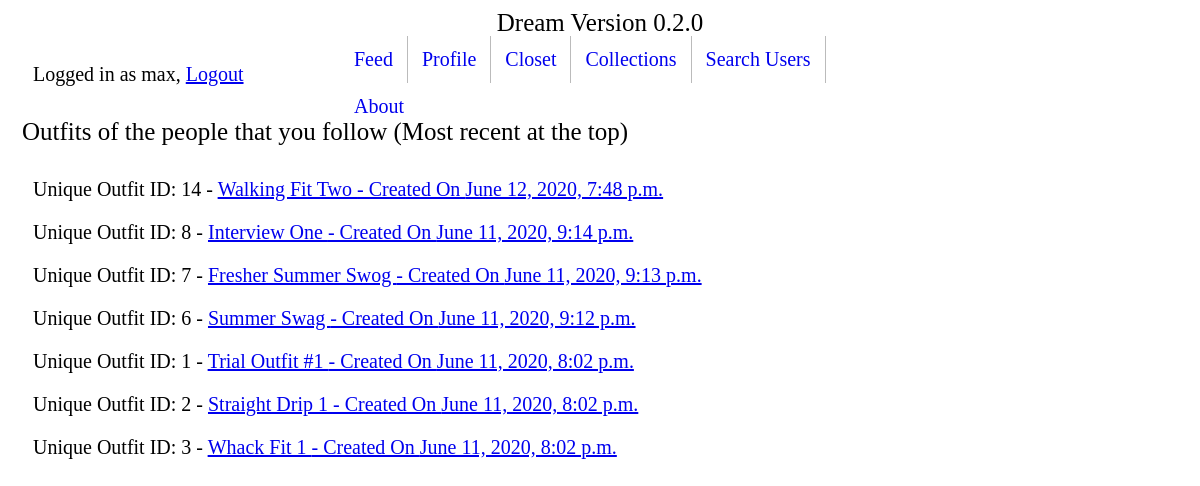
/feed/ (signed in), run on the app's committed database.
### clothing/models.py (models this page shows, shortened)
class Outfit(models.Model):
    title = models.CharField(max_length=120)
    top = models.ForeignKey('Article', on_delete=models.SET_NULL, related_name="outfit_top", null=True)
    bottom = models.ForeignKey('Article', on_delete=models.SET_NULL, related_name="outfit_bottom", null=True)
    shoes = models.ForeignKey('Article', on_delete=models.SET_NULL , related_name="outfit_shoes", null=True)
    creator = models.ForeignKey(User, on_delete=models.SET_NULL, null=True)
    creation_date = models.DateTimeField(auto_now_add=True)
    favorited = models.ManyToManyField(User, blank=True, related_name="outfit_favorited_by")
    def get_absolute_url(self):
        return reverse('clothing:outfit-detail', kwargs={"pk": self.pk})

### feed/views.py (the view)
# urls.py: path('', FeedView.as_view(), name='feed-view'),
class FeedView(ListView, LoginRequiredMixin):
    template_name = "feed/recent_feed_list.html"
    def get_queryset(self):
        this_user = get_object_or_404(DreamUser, user=self.request.user)
        people_this_user_follows = this_user.follows.all()
        outfit_pks = []
        for person in people_this_user_follows:
            for outfit in Outfit.objects.filter(creator=person.user):
                if outfit.id not in outfit_pks:
                    outfit_pks.append(outfit.id)
        return Outfit.objects.filter(pk__in=outfit_pks).order_by('-creation_date')

### feed/templates/feed/recent_feed_list.html
{% extends 'base.html' %}
{% block content %}
<h1>Outfits of the people that you follow (Most recent at the top)</h1>
{% for instance in object_list %}
<p> Unique Outfit ID: {{ instance.id }} - <a href='{{ instance.get_absolute_url }}'>{{ instance.title }} - Created On {{ instance.creation_date }}</a>
{% endfor %}
{% endblock %}

### templates/base.html (shortened to what this page needs)
<body>
  <p class="toptitle">Dream Version 0.2.0</p>
</body>
<ul class="navbar">
  <li><a href="/feed">Feed</a></li>
  <li><a href="/userprofiles/my-profile">Profile</a></li>
  <li class="dropdown">
    <a href="/clothing/closet" class="dropbtn">Closet</a>
  </li>
  <li><a href="/clothing/collections">Collections</a></li>
  <li><a href="/userprofiles">Search Users</a></li>
  <li><a href="/about">About</a></li>
</ul>
  {% if user.is_authenticated %}
    <p>Logged in as {{ user.get_username }}, <a href="{% url 'logout'%}">Logout</a></p>
  {% elif 'logout' in request.path %}
  {% else %}
    <p><a href="{% url 'login'%}?next={{request.path}}">Login</a></p>
  {% endif %}
{% block content %}{% endblock %}

### templates/base.html (style rules this page uses)
h1 { padding: 12px 14px; }
h1 { font-family:calibri; font-size: 25px; font-weight: 500; }
p { padding: 0px 25px; font-family: calibri light; font-size: 20px; }
li { float: left; border-right: 1px solid #bbb; }
li:last-child { border-right: none; }
li a { display: block; padding: 12px 14px; text-align: center; text-decoration: none; text-color: black; }
p.toptitle { font-family:calibri light; font-size: 25px; text-align: center; padding: 1px 1px; left: 50% transform: translate(-50%, -50%); }
ul.navbar { display: inline-block; list-style-type: none; text-align: center; font-family:calibri light; font-size: 20px; position: absolute; left: 50%; transform: translate(-50%, -50%); }

### data on the page
Outfit: id "14", title "Walking Fit Two", creation_date "June 12, 2020, 7:48 p.m."
Outfit: id "8", title "Interview One", creation_date "June 11, 2020, 9:14 p.m."
Outfit: id "7", title "Fresher Summer Swog", creation_date "June 11, 2020, 9:13 p.m."
Outfit: id "6", title "Summer Swag", creation_date "June 11, 2020, 9:12 p.m."
Outfit: id "1", title "Trial Outfit #1", creation_date "June 11, 2020, 8:02 p.m."
Outfit: id "2", title "Straight Drip 1", creation_date "June 11, 2020, 8:02 p.m."
Outfit: id "3", title "Whack Fit 1", creation_date "June 11, 2020, 8:02 p.m."

### other printed values
{{ user.get_username }} "max"
